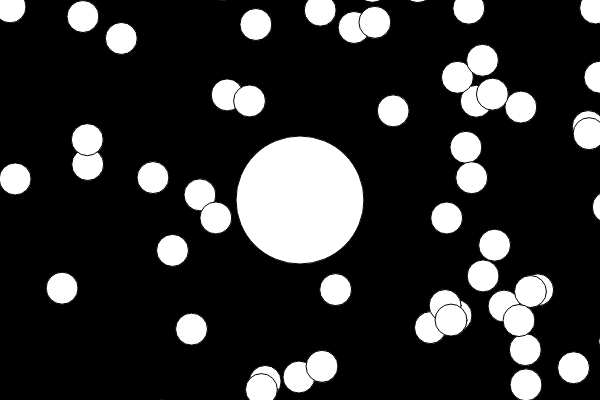
Frame 1 (no input)
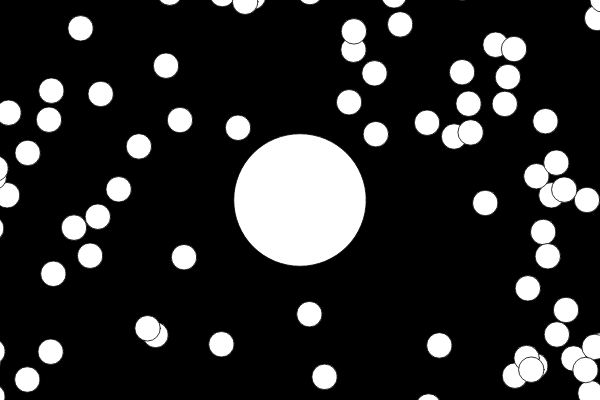
Frame 60 (no input)
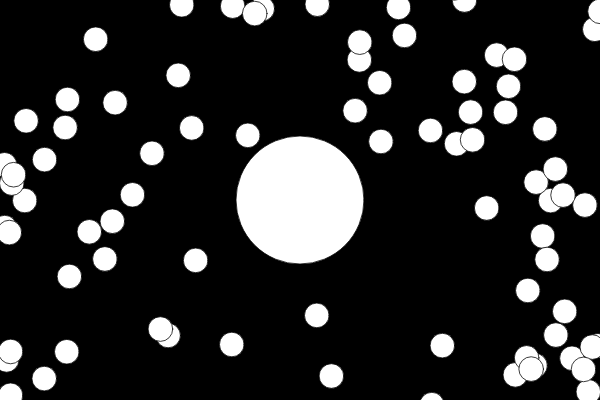
Frame 120 (the mouse pressed at the canvas centre since frame 60)

The p5.js sketch that drew these frames (run headless with seeded random() and noise() and a simulated clock; from frame 60 on, the mouse is pressed at the canvas centre):

// p5.js sketch
// ── sketch.js
var blob;
var blobs = [];
var zoom = 1;

function setup() {
  createCanvas(600, 400);
  blob = new Blob(0, 0, 64);
  for (var i = 0; i < 200; i++) {
    blobs.push(new Blob(random(-width, width), random(-height, height), 16));
  }

}

function draw() {
  background(0);
  blob.update();
  translate(width / 2, height / 2);
  var newZoom = 64 / blob.r;
  zoom = lerp(zoom, newZoom, 0.1);
  scale(zoom);
  translate(-blob.pos.x, -blob.pos.y);
  blob.show();
  for (var i = blobs.length - 1; i >= 0; i--) {
    if (blob.eats(blobs[i])) {
      blobs.splice(i, 1);
    } else {
      blobs[i].show();
    }
  }

}

// ── blob.js
function Blob(x, y, r) {
  this.pos = createVector(x, y);
  this.r = r;
  this.vel = createVector(0, 0);

  this.update = function() {
    var newVel = createVector(mouseX - width / 2, mouseY - height / 2);
    newVel.setMag(3);
    this.vel.lerp(newVel, 0.2);
    this.pos.add(this.vel);
  };

  this.eats = function(other) {
    var d = p5.Vector.dist(this.pos, other.pos);
    if (d < this.r + other.r) {
      var sum = PI * this.r * this.r + PI * other.r * other.r;
      this.r = sqrt(sum / PI);
      return true;
    }
    return false;
  };

  this.show = function() {
    fill(255);
    ellipse(this.pos.x, this.pos.y, this.r * 2, this.r * 2);
  };
}
